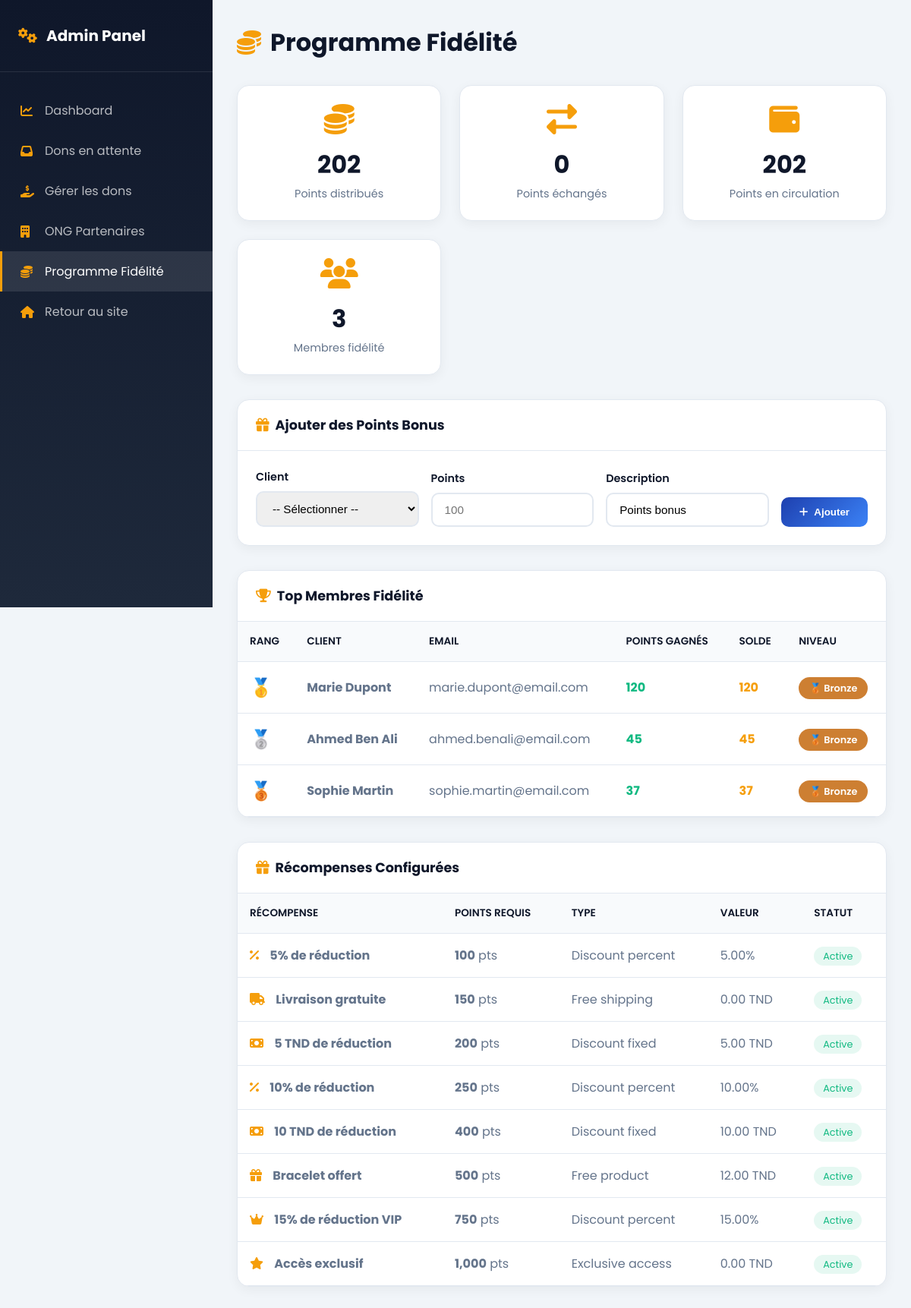
Page /index.php?controller=loyalty&action=adminIndex (signed in) on the committed database.
### tables this page shows
CREATE TABLE `customers` (
    `id` INT AUTO_INCREMENT PRIMARY KEY,
    `first_name` VARCHAR(100) NOT NULL,
    `last_name` VARCHAR(100) NOT NULL,
    `email` VARCHAR(255) NOT NULL,
    `phone` VARCHAR(20),
    `address` TEXT,
    `city` VARCHAR(100),
    `postal_code` VARCHAR(20),
    `country` VARCHAR(100) DEFAULT 'Tunisia',
    `created_at` TIMESTAMP DEFAULT CURRENT_TIMESTAMP,
    UNIQUE KEY `unique_email` (`email`),
    INDEX `idx_email` (`email`)
);

CREATE TABLE `loyalty_rewards` (
    `id` INT AUTO_INCREMENT PRIMARY KEY,
    `name` VARCHAR(255) NOT NULL,
    `description` TEXT,
    `points_required` INT NOT NULL,
    `reward_type` ENUM('discount_percent', 'discount_fixed', 'free_shipping', 'free_product', 'bonus_points', 'exclusive_access') DEFAULT 'discount_percent',
    `value` DECIMAL(10, 2) DEFAULT 0,
    `icon` VARCHAR(50) DEFAULT 'fa-gift',
    `is_active` TINYINT(1) DEFAULT 1,
    `created_at` TIMESTAMP DEFAULT CURRENT_TIMESTAMP,
    INDEX `idx_active` (`is_active`),
    INDEX `idx_points` (`points_required`)
);

### controllers/LoyaltyController.php (called while the page is built, shortened)
<?php
require_once __DIR__ . '/../models/LoyaltyPoint.php';
require_once __DIR__ . '/../models/LoyaltyReward.php';
class LoyaltyController
{
    public function adminIndex()
    {
        $stats = LoyaltyPoint::getGlobalStats();
        $topMembers = LoyaltyPoint::getTopMembers(20);
        $rewards = LoyaltyReward::findAll();
        require __DIR__ . '/../views/admin/loyalty_list.php';
    }
}

### models/LoyaltyPoint.php (called while the page is built, shortened)
<?php
class LoyaltyPoint {
    public static function getGlobalStats() {
        $db = Database::getConnexion();
        $stats = [];
        $stmt = $db->query("SELECT COALESCE(SUM(points), 0) as total FROM loyalty_points WHERE type IN ('earned', 'bonus')");
        $stats['total_earned'] = intval($stmt->fetch(PDO::FETCH_ASSOC)['total']);
        $stmt = $db->query("SELECT COALESCE(SUM(points), 0) as total FROM loyalty_points WHERE type = 'redeemed'");
        $stats['total_redeemed'] = intval($stmt->fetch(PDO::FETCH_ASSOC)['total']);
        $stats['in_circulation'] = $stats['total_earned'] - $stats['total_redeemed'];
        $stmt = $db->query("SELECT COUNT(DISTINCT customer_id) as count FROM loyalty_points");
        $stats['total_members'] = intval($stmt->fetch(PDO::FETCH_ASSOC)['count']);
        return $stats;
    }
    public static function getTopMembers($limit = 10) {
        $db = Database::getConnexion();
        $sql = "SELECT
                    c.id, c.first_name, c. last_name, c.email,
                    COALESCE(SUM(CASE WHEN lp.type IN ('earned', 'bonus') THEN lp.points ELSE 0 END), 0) as total_earned,
                    COALESCE(SUM(CASE WHEN lp.type IN ('earned', 'bonus') THEN lp.points
                                      WHEN lp. type = 'redeemed' THEN -lp.points ELSE 0 END), 0) as balance
                FROM customers c
                LEFT JOIN loyalty_points lp ON c.id = lp.customer_id
                GROUP BY c.id
                HAVING total_earned > 0
                ORDER BY total_earned DESC
                LIMIT :lim";
        $stmt = $db->prepare($sql);
        $stmt->bindValue(':lim', $limit, PDO::PARAM_INT);
        $stmt->execute();
        return $stmt->fetchAll(PDO::FETCH_ASSOC);
    }
}
?>

### models/LoyaltyReward.php (called while the page is built, shortened)
<?php
class LoyaltyReward {
    public static function findAll() {
        $db = Database::getConnexion();
        $sql = "SELECT * FROM loyalty_rewards ORDER BY points_required ASC";
        $stmt = $db->query($sql);
        return $stmt->fetchAll(PDO::FETCH_ASSOC);
    }
}
?>

### views/admin/loyalty_list.php (the view, shortened to what this page needs)
<!DOCTYPE html>
<html lang="fr">
<head>
    <link rel="stylesheet" href="https://cdnjs.cloudflare.com/ajax/libs/font-awesome/6.4.0/css/all.min.css">
</head>
<body>
    <div class="admin-layout">
        <aside class="sidebar">
            <div class="sidebar-header">
                <h2><i class="fas fa-cogs"></i> Admin Panel</h2>
            </div>
            <nav class="sidebar-nav">
                <a href="index.php?controller=admin&action=dashboard"><i class="fas fa-chart-line"></i> Dashboard</a>
                <a href="index.php?controller=admin&action=pending_donations"><i class="fas fa-inbox"></i> Dons en attente</a>
                <a href="index.php?controller=admin&action=manage_donations"><i class="fas fa-hand-holding-usd"></i> Gérer les dons</a>
                <a href="index.php?controller=admin&action=manage_ngos"><i class="fas fa-building"></i> ONG Partenaires</a>
                <a href="index.php?controller=loyalty&action=adminIndex" class="active"><i class="fas fa-coins"></i> Programme Fidélité</a>
                <a href="index.php"><i class="fas fa-home"></i> Retour au site</a>
            </nav>
        </aside>
        <main class="main-content">
            <div class="page-header">
                <h1><i class="fas fa-coins"></i> Programme Fidélité</h1>
            </div>
            <div class="stats-grid">
                <div class="stat-card">
                    <i class="fas fa-coins"></i>
                    <h3><?= number_format($stats['total_earned'] ?? 0) ?></h3>
                    <p>Points distribués</p>
                </div>
                <div class="stat-card">
                    <i class="fas fa-exchange-alt"></i>
                    <h3><?= number_format($stats['total_redeemed'] ?? 0) ?></h3>
                    <p>Points échangés</p>
                </div>
                <div class="stat-card">
                    <i class="fas fa-wallet"></i>
                    <h3><?= number_format($stats['in_circulation'] ?? 0) ?></h3>
                    <p>Points en circulation</p>
                </div>
                <div class="stat-card">
                    <i class="fas fa-users"></i>
                    <h3><?= $stats['total_members'] ?? 0 ?></h3>
                    <p>Membres fidélité</p>
                </div>
            </div>
            <div class="card bonus-form">
                <div class="card-header">
                    <h3><i class="fas fa-gift"></i> Ajouter des Points Bonus</h3>
                </div>
                <div class="card-body">
                    <form method="POST" action="index.php?controller=loyalty&action=addBonus">
                        <div class="form-group">
                            <label>Client</label>
                            <select name="customer_id" required>
                                <option value="">-- Sélectionner --</option>
                            </select>
                        </div>
                        <div class="form-group">
                            <label>Points</label>
                            <input type="number" name="points" min="1" required placeholder="100">
                        </div>
                        <div class="form-group">
                            <label>Description</label>
                            <input type="text" name="description" placeholder="Points bonus" value="Points bonus">
                        </div>
                        <button type="submit" class="btn btn-primary"><i class="fas fa-plus"></i> Ajouter</button>
                    </form>
                </div>
            </div>
            <div class="card">
                <div class="card-header">
                    <h3><i class="fas fa-trophy"></i> Top Membres Fidélité</h3>
                </div>
                <table>
                    <thead>
                        <tr>
                            <th>Rang</th>
                            <th>Client</th>
                            <th>Email</th>
                            <th>Points Gagnés</th>
                            <th>Solde</th>
                            <th>Niveau</th>
                        </tr>
                    </thead>
                    <tbody>
                        <?php if (empty($topMembers)): ?>
                            <tr><td colspan="6" class="empty-state">Aucun membre fidélité</td></tr>
                        <?php else: ?>
                            <?php $rank = 1; foreach ($topMembers as $member): ?>
                                <?php
                                $totalEarned = $member['total_earned'] ?? 0;
                                $level = 'bronze'; $levelName = '🥉 Bronze';
                                ?>
                                <tr>
                                    <td>
                                        <?php if ($rank <= 3): ?>
                                            <span style="font-size: 1.5rem;"><?= $rank === 1 ? '🥇' : ($rank === 2 ? '🥈' : '🥉') ?></span>
                                        <?php else: ?>
                                            #<?= $rank ?>
                                        <?php endif; ?>
                                    </td>
                                    <td><strong><?= htmlspecialchars(($member['first_name'] ?? '') . ' ' . ($member['last_name'] ?? '')) ?></strong></td>
                                    <td><?= htmlspecialchars($member['email'] ?? '') ?></td>
                                    <td><strong style="color: var(--success);"><?= number_format($totalEarned) ?></strong></td>
                                    <td><strong style="color: var(--accent);"><?= number_format($member['balance'] ?? 0) ?></strong></td>
                                    <td><span class="level-badge level-<?= $level ?>"><?= $levelName ?></span></td>
                                </tr>
                            <?php $rank++; endforeach; ?>
                        <?php endif; ?>
                    </tbody>
                </table>
            </div>
            <div class="card">
                <div class="card-header">
                    <h3><i class="fas fa-gift"></i> Récompenses Configurées</h3>
                </div>
                <table>
                    <thead>
                        <tr>
                            <th>Récompense</th>
                            <th>Points Requis</th>
                            <th>Type</th>
                            <th>Valeur</th>
                            <th>Statut</th>
                        </tr>
                    </thead>
                    <tbody>
                        <?php if (empty($rewards)): ?>
                            <tr><td colspan="5" class="empty-state">Aucune récompense configurée</td></tr>
                        <?php else: ?>
                            <?php foreach ($rewards as $reward): ?>
                                <tr>
                                    <td>
                                        <i class="fas <?= htmlspecialchars($reward['icon'] ?? 'fa-gift') ?>" style="color: var(--accent); margin-right: 10px;"></i>
                                        <strong><?= htmlspecialchars($reward['name']) ?></strong>
                                    </td>
                                    <td><strong><?= number_format($reward['points_required']) ?></strong> pts</td>
                                    <td><?= ucfirst(str_replace('_', ' ', $reward['reward_type'])) ?></td>
                                    <td><?= $reward['value'] ?><?= $reward['reward_type'] === 'discount_percent' ? '%' : ' TND' ?></td>
                                    <td>
                                        <?php if ($reward['is_active']): ?>
                                            <span class="badge-success">Active</span>
                                        <?php else: ?>
                                            <span class="badge-danger">Inactive</span>
                                        <?php endif; ?>
                                    </td>
                                </tr>
                            <?php endforeach; ?>
                        <?php endif; ?>
                    </tbody>
                </table>
            </div>
        </main>
    </div>
</body>
</html>

### views/admin/loyalty_list.php (style rules this page uses)
:root { --primary: #1e40af; --primary-light: #3b82f6; --accent: #f59e0b; --dark: #0f172a; --dark-light: #1e293b; --success: #10b981; --white: #ffffff; --gray-50: #f8fafc; --gray-100: #f1f5f9; --gray-200: #e2e8f0; --gray-500: #64748b; }
* { margin: 0; padding: 0; box-sizing: border-box; }
body { font-family: 'Poppins', sans-serif; background: var(--gray-100); min-height: 100vh; }
.admin-layout { display: flex; min-height: 100vh; }
.sidebar { width: 280px; background: linear-gradient(180deg, var(--dark) 0%, var(--dark-light) 100%); padding: 2rem 0; position: fixed; height: 100vh; overflow-y: auto; }
.sidebar-header { padding: 0 1.5rem 2rem; border-bottom: 1px solid rgba(255,255,255,0.1); margin-bottom: 1.5rem; }
.sidebar-header h2 { color: white; font-size: 1.25rem; display: flex; align-items: center; gap: 0.75rem; }
.sidebar-header h2 i { color: var(--accent); }
.sidebar-nav a { display: flex; align-items: center; gap: 0.75rem; padding: 0.875rem 1.5rem; color: rgba(255,255,255,0.7); text-decoration: none; transition: all 0.3s; border-left: 3px solid transparent; }
.sidebar-nav a:hover, .sidebar-nav a.active { background: rgba(255,255,255,0.1); color: white; border-left-color: var(--accent); }
.sidebar-nav a i { width: 20px; color: var(--accent); }
.main-content { margin-left: 280px; flex: 1; padding: 2rem; }
.page-header { margin-bottom: 2rem; }
.page-header h1 { font-size: 2rem; color: var(--dark); display: flex; align-items: center; gap: 0.75rem; }
.page-header h1 i { color: var(--accent); }
.stats-grid { display: grid; grid-template-columns: repeat(auto-fit, minmax(200px, 1fr)); gap: 1.5rem; margin-bottom: 2rem; }
.stat-card { background: white; padding: 1.5rem; border-radius: 16px; text-align: center; box-shadow: 0 4px 15px rgba(0,0,0,0.05); border: 1px solid var(--gray-200); }
.stat-card i { font-size: 2.5rem; color: var(--accent); margin-bottom: 1rem; }
.stat-card h3 { font-size: 2rem; color: var(--dark); margin-bottom: 0.25rem; }
.stat-card p { color: var(--gray-500); font-size: 0.9rem; }
.card { background: white; border-radius: 16px; box-shadow: 0 4px 15px rgba(0,0,0,0.05); border: 1px solid var(--gray-200); margin-bottom: 2rem; overflow: hidden; }
.card-header { padding: 1.25rem 1.5rem; border-bottom: 1px solid var(--gray-200); display: flex; justify-content: space-between; align-items: center; }
.card-header h3 { color: var(--dark); font-size: 1.1rem; display: flex; align-items: center; gap: 0.5rem; }
.card-header h3 i { color: var(--accent); }
.card-body { padding: 1.5rem; }
.bonus-form form { display: flex; gap: 1rem; flex-wrap: wrap; align-items: flex-end; }
.form-group { flex: 1; min-width: 150px; }
.form-group label { display: block; margin-bottom: 0.5rem; font-weight: 600; color: var(--dark); font-size: 0.9rem; }
.form-group input, .form-group select { width: 100%; padding: 0.75rem 1rem; border: 2px solid var(--gray-200); border-radius: 10px; font-size: 0.95rem; transition: border-color 0.3s; }
.btn { padding: 0.75rem 1.5rem; border-radius: 10px; font-weight: 600; cursor: pointer; border: none; display: inline-flex; align-items: center; gap: 0.5rem; transition: all 0.3s; }
.btn-primary { background: linear-gradient(135deg, var(--primary) 0%, var(--primary-light) 100%); color: white; }
table { width: 100%; border-collapse: collapse; }
th, td { padding: 1rem; text-align: left; border-bottom: 1px solid var(--gray-200); }
th { background: var(--gray-50); font-weight: 600; color: var(--dark); font-size: 0.85rem; text-transform: uppercase; }
td { color: var(--gray-500); }
.level-badge { padding: 0.375rem 0.875rem; border-radius: 20px; font-size: 0.8rem; font-weight: 600; }
.level-bronze { background: #cd7f32; color: white; }
.badge-success { background: rgba(16, 185, 129, 0.1); color: var(--success); padding: 0.25rem 0.75rem; border-radius: 20px; font-size: 0.8rem; }

### rows in the picture
customers: first_name+last_name "Marie Dupont", email "marie.dupont@email.com", totalEarned "120", balance "120", levelName "🥉 Bronze"
customers: first_name+last_name "Ahmed Ben Ali", email "ahmed.benali@email.com", totalEarned "45", balance "45", levelName "🥉 Bronze"
customers: first_name+last_name "Sophie Martin", email "sophie.martin@email.com", totalEarned "37", balance "37", levelName "🥉 Bronze"
loyalty_rewards: name "5% de réduction", points_required "100", reward_type "Discount percent", value "5.00", is_active "Active"
loyalty_rewards: name "Livraison gratuite", points_required "150", reward_type "Free shipping", value "0.00", shows "TND", is_active "Active"
loyalty_rewards: name "5 TND de réduction", points_required "200", reward_type "Discount fixed", value "5.00", is_active "Active"
loyalty_rewards: name "10% de réduction", points_required "250", reward_type "Discount percent", value "10.00", is_active "Active"
loyalty_rewards: name "10 TND de réduction", points_required "400", reward_type "Discount fixed", value "10.00", is_active "Active"
loyalty_rewards: name "Bracelet offert", points_required "500", reward_type "Free product", value "12.00", shows "TND", is_active "Active"
loyalty_rewards: name "15% de réduction VIP", points_required "750", reward_type "Discount percent", value "15.00", is_active "Active"
loyalty_rewards: name "Accès exclusif", points_required "1,000", reward_type "Exclusive access", value "0.00", shows "TND", is_active "Active"

### other values in the picture
$stats['total_earned'] "202"
$stats['total_redeemed'] "0"
$stats['in_circulation'] "202"
$stats['total_members'] "3"
